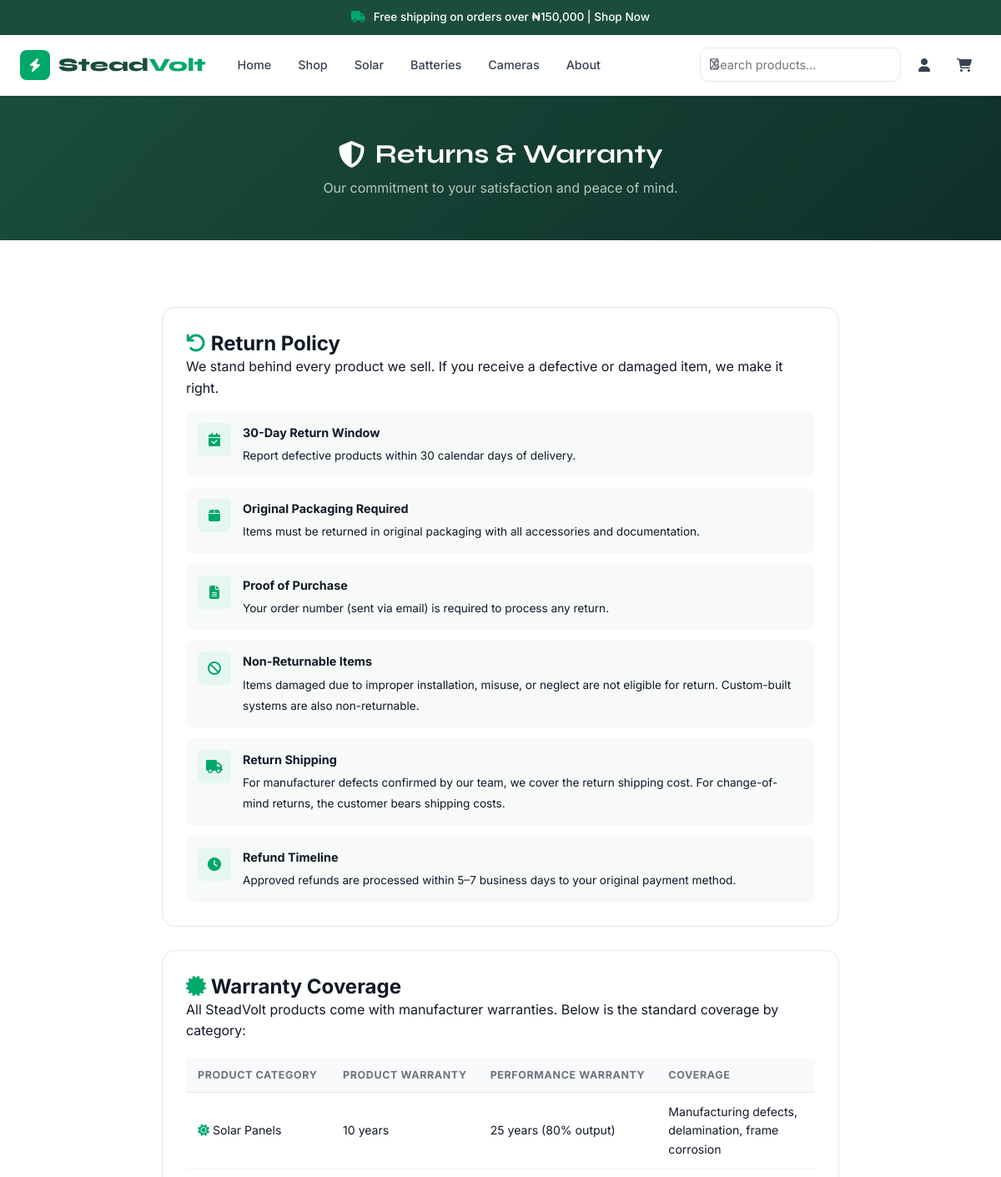
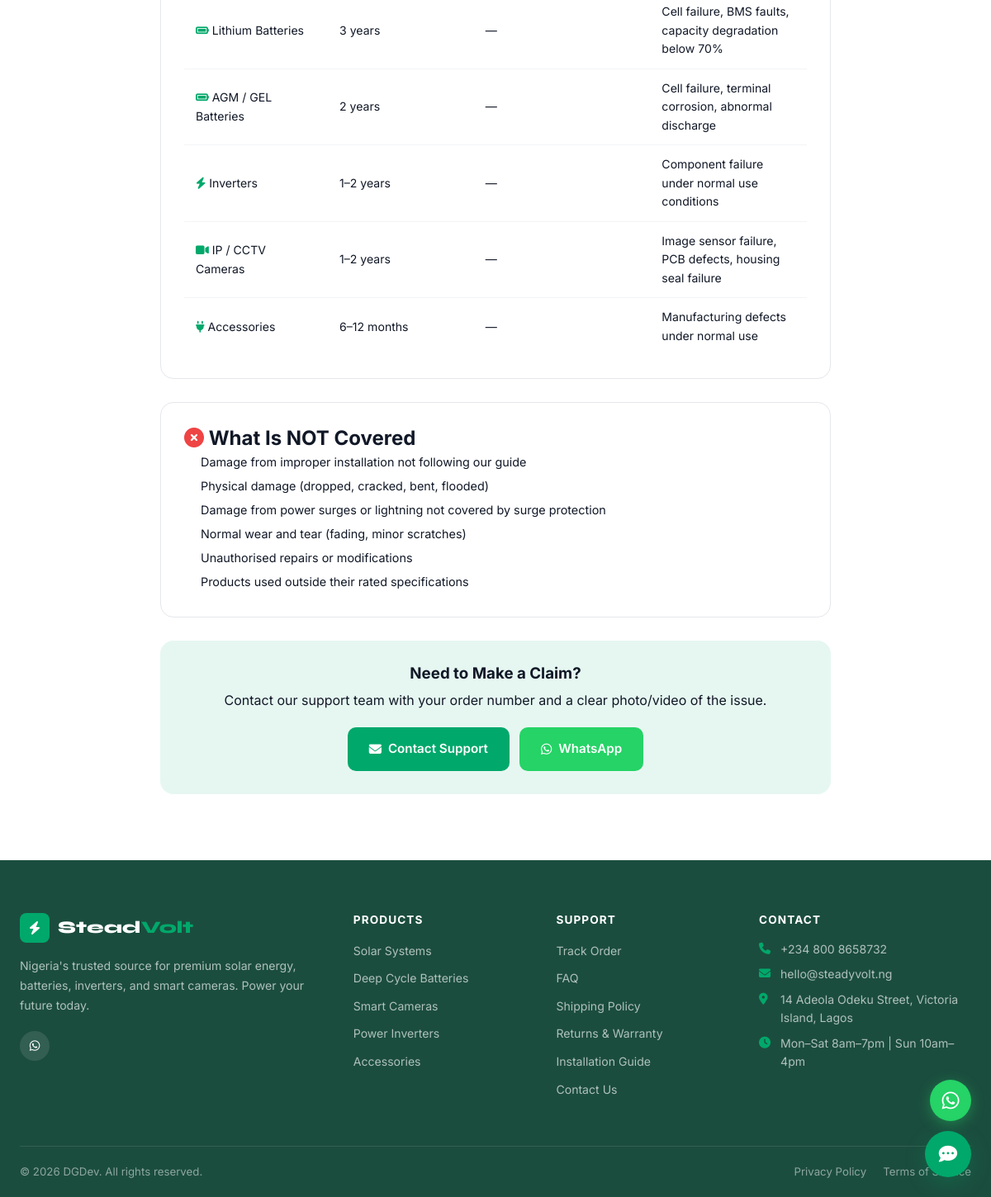
/pages/returns-warranty.php, run on the app's committed database (2 pictures, top to bottom).
### tables this page shows
CREATE TABLE settings (
  setting_key   VARCHAR(100) PRIMARY KEY,
  setting_value TEXT,
  updated_at    DATETIME DEFAULT CURRENT_TIMESTAMP ON UPDATE CURRENT_TIMESTAMP
);

### includes/db.php (called while the page is built, shortened)
<?php
class DB {
    private static ?PDO $pdo = null;
    public static function conn(): PDO {
        if (self::$pdo === null) {
            $dsn = sprintf('mysql:host=%s;dbname=%s;charset=%s', DB_HOST, DB_NAME, DB_CHARSET);
            $options = [
                PDO::ATTR_ERRMODE            => PDO::ERRMODE_EXCEPTION,
                PDO::ATTR_DEFAULT_FETCH_MODE => PDO::FETCH_ASSOC,
                PDO::ATTR_EMULATE_PREPARES   => false,
                PDO::MYSQL_ATTR_INIT_COMMAND => "SET NAMES utf8mb4 COLLATE utf8mb4_unicode_ci",
            ];
            try {
                self::$pdo = new PDO($dsn, DB_USER, DB_PASS, $options);
            } catch (PDOException $e) {
                if (APP_DEBUG) {
                    die('DB Connection failed: ' . $e->getMessage());
                }
                die('Service temporarily unavailable. Please try again later.');
            }
        }
        return self::$pdo;
    }
    public static function query(string $sql, array $params = []): PDOStatement {
        $stmt = self::conn()->prepare($sql);
        $stmt->execute($params);
        return $stmt;
    }
    public static function val(string $sql, array $params = []): mixed {
        $r = self::query($sql, $params)->fetchColumn();
        return $r === false ? null : $r;
    }
    public static function setting(string $key, mixed $default = ''): string {
        $v = self::val("SELECT setting_value FROM settings WHERE setting_key = ?", [$key]);
        return $v !== null ? $v : $default;
    }
}

### includes/functions.php (called while the page is built, shortened)
<?php
require_once __DIR__ . '/db.php';
function auth_user(): ?array {
    return $_SESSION['user'] ?? null;
}
function clean(string $str): string {
    return htmlspecialchars(trim($str), ENT_QUOTES, 'UTF-8');
}

### pages/returns-warranty.php (the view, shortened to what this page needs)
<?php
require_once dirname(__DIR__) . '/includes/functions.php';
require_once dirname(__DIR__) . '/includes/header.php';
?>
<div class="page-hero-sm">
  <div class="container"><h1><i class="fas fa-shield-alt"></i> Returns & Warranty</h1><p>Our commitment to your satisfaction and peace of mind.</p></div>
</div>
<section class="section-pad">
  <div class="container" style="max-width:860px">
    <div class="profile-card" style="margin-bottom:28px">
      <h2><i class="fas fa-undo" style="color:var(--green)"></i> Return Policy</h2>
      <p style="margin-bottom:14px;color:var(--gray-600)">We stand behind every product we sell. If you receive a defective or damaged item, we make it right.</p>
      <ul style="list-style:none;padding:0;display:flex;flex-direction:column;gap:12px">
        <?php
        $returns = [
          ['fa-calendar-check', '30-Day Return Window', 'Report defective products within 30 calendar days of delivery.'],
          ['fa-box', 'Original Packaging Required', 'Items must be returned in original packaging with all accessories and documentation.'],
          ['fa-file-alt', 'Proof of Purchase', 'Your order number (sent via email) is required to process any return.'],
          ['fa-ban', 'Non-Returnable Items', 'Items damaged due to improper installation, misuse, or neglect are not eligible for return. Custom-built systems are also non-returnable.'],
          ['fa-truck', 'Return Shipping', 'For manufacturer defects confirmed by our team, we cover the return shipping cost. For change-of-mind returns, the customer bears shipping costs.'],
          ['fa-clock', 'Refund Timeline', 'Approved refunds are processed within 5–7 business days to your original payment method.'],
        ];
        foreach ($returns as $r): ?>
        <li style="display:flex;align-items:flex-start;gap:14px;padding:14px;background:var(--off-white);border-radius:var(--radius)">
          <div style="width:40px;height:40px;border-radius:var(--radius-sm);background:var(--green-light);color:var(--green);display:flex;align-items:center;justify-content:center;flex-shrink:0">
            <i class="fas <?= $r[0] ?>"></i>
          </div>
          <div>
            <strong style="display:block;margin-bottom:3px;font-size:.9rem"><?= $r[1] ?></strong>
            <span style="font-size:.85rem;color:var(--gray-600)"><?= $r[2] ?></span>
          </div>
        </li>
        <?php endforeach; ?>
      </ul>
    </div>
    <div class="profile-card" style="margin-bottom:28px">
      <h2><i class="fas fa-certificate" style="color:var(--green)"></i> Warranty Coverage</h2>
      <p style="margin-bottom:20px;color:var(--gray-600)">All SteadVolt products come with manufacturer warranties. Below is the standard coverage by category:</p>
      <div class="table-wrap"><table class="data-table">
        <thead><tr><th>Product Category</th><th>Product Warranty</th><th>Performance Warranty</th><th>Coverage</th></tr></thead>
        <tbody>
          <tr><td><i class="fas fa-sun" style="color:var(--green)"></i> Solar Panels</td><td>10 years</td><td>25 years (80% output)</td><td>Manufacturing defects, delamination, frame corrosion</td></tr>
          <tr><td><i class="fas fa-battery-full" style="color:var(--green)"></i> Lithium Batteries</td><td>3 years</td><td>—</td><td>Cell failure, BMS faults, capacity degradation below 70%</td></tr>
          <tr><td><i class="fas fa-battery-full" style="color:var(--green)"></i> AGM / GEL Batteries</td><td>2 years</td><td>—</td><td>Cell failure, terminal corrosion, abnormal discharge</td></tr>
          <tr><td><i class="fas fa-bolt" style="color:var(--green)"></i> Inverters</td><td>1–2 years</td><td>—</td><td>Component failure under normal use conditions</td></tr>
          <tr><td><i class="fas fa-video" style="color:var(--green)"></i> IP / CCTV Cameras</td><td>1–2 years</td><td>—</td><td>Image sensor failure, PCB defects, housing seal failure</td></tr>
          <tr><td><i class="fas fa-plug" style="color:var(--green)"></i> Accessories</td><td>6–12 months</td><td>—</td><td>Manufacturing defects under normal use</td></tr>
        </tbody>
      </table></div>
    </div>
    <div class="profile-card" style="margin-bottom:28px">
      <h2><i class="fas fa-times-circle" style="color:var(--danger)"></i> What Is NOT Covered</h2>
      <ul style="color:var(--gray-600);line-height:2;padding-left:20px;font-size:.9rem">
        <li>Damage from improper installation not following our guide</li>
        <li>Physical damage (dropped, cracked, bent, flooded)</li>
        <li>Damage from power surges or lightning not covered by surge protection</li>
        <li>Normal wear and tear (fading, minor scratches)</li>
        <li>Unauthorised repairs or modifications</li>
        <li>Products used outside their rated specifications</li>
      </ul>
    </div>
    <div style="background:var(--green-light);border-radius:var(--radius-lg);padding:28px;text-align:center">
      <h3 style="margin-bottom:8px">Need to Make a Claim?</h3>
      <p style="color:var(--gray-600);margin-bottom:20px">Contact our support team with your order number and a clear photo/video of the issue.</p>
      <div style="display:flex;gap:12px;justify-content:center;flex-wrap:wrap">
        <a href="<?= BASE_URL ?>/pages/contact.php" class="btn btn-primary"><i class="fas fa-envelope"></i> Contact Support</a>
        <a href="https://wa.me/<?= preg_replace('/\D/', '', DB::setting('site_whatsapp')) ?>" target="_blank" class="btn btn-whatsapp"><i class="fab fa-whatsapp"></i> WhatsApp</a>
      </div>
    </div>
  </div>
</section>
<?php require_once dirname(__DIR__) . '/includes/footer.php'; ?>

### includes/header.php (shortened to what this page needs)
<?php
require_once __DIR__ . '/functions.php';
$announce  = DB::setting('announcement_bar', '');
$user      = auth_user();
$current   = basename($_SERVER['PHP_SELF'], '.php');
?>
<!DOCTYPE html>
<html lang="en">
<head>
    <link href="<?= BASE_URL ?>/fontawesome5/css/all.css" rel="stylesheet">
  <link rel="stylesheet" href="<?= BASE_URL ?>/assets/css/style.css"/>
</head>
<body>
<?php if ($announce): ?>
<div class="announcement-bar">
  <i class="fas fa-truck"></i> <?= clean($announce) ?>
</div>
<?php endif; ?>
<header id="header">
  <div class="container">
    <nav class="nav-inner">
      <a href="<?= BASE_URL ?>/index.php" class="nav-logo">
        <div class="logo-mark"><i class="fas fa-bolt"></i></div>
        <span>Stead<em>Volt</em></span>
      </a>
      <ul class="nav-links">
        <li><a href="<?= BASE_URL ?>/index.php" <?= $current==='index'?'class="active"':'' ?>>Home</a></li>
        <li><a href="<?= BASE_URL ?>/shop.php"   <?= $current==='shop'  ?'class="active"':'' ?>>Shop</a></li>
        <li><a href="<?= BASE_URL ?>/solar.php"  <?= $current==='solar' ?'class="active"':'' ?>>Solar</a></li>
        <li><a href="<?= BASE_URL ?>/batteries.php" <?= $current==='batteries'?'class="active"':'' ?>>Batteries</a></li>
        <li><a href="<?= BASE_URL ?>/cameras.php"   <?= $current==='cameras'  ?'class="active"':'' ?>>Cameras</a></li>
        <li><a href="<?= BASE_URL ?>/pages/about.php" <?= $current==='about'?'class="active"':'' ?>>About</a></li>
      </ul>
      <div class="nav-actions">
        <div class="search-bar" id="searchBar">
          <i class="far fa-search"></i>
          <input type="text" id="siteSearch" placeholder="Search products…" autocomplete="off"/>
        </div>
        <?php if ($user): ?>
        <div class="nav-user-dropdown">
          <button class="nav-icon-btn user-toggle" title="Account">
            <?php if ($user['avatar']): ?>
              <img src="<?= avatar_url($user['avatar']) ?>" class="nav-avatar" alt="avatar"/>
            <?php else: ?>
              <i class="fas fa-user-circle" style="font-size:1.4rem"></i>
            <?php endif; ?>
          </button>
          <div class="user-dropdown-menu">
            <div class="udm-header">
              <strong><?= clean($user['first_name'] . ' ' . $user['last_name']) ?></strong>
              <span><?= clean($user['email']) ?></span>
            </div>
            <a href="<?= BASE_URL ?>/pages/profile.php"><i class="fas fa-user"></i> My Account</a>
            <a href="<?= BASE_URL ?>/pages/profile-orders.php"><i class="fas fa-shopping-bag"></i> My Orders</a>
            <a href="<?= BASE_URL ?>/pages/profile-wishlist.php"><i class="fas fa-heart"></i> Wishlist</a>
            <?php if (is_admin()): ?>
            <a href="<?= BASE_URL ?>/admin/dashboard.php"><i class="fas fa-tachometer-alt"></i> Admin Panel</a>
            <?php endif; ?>
            <div class="udm-divider"></div>
            <a href="<?= BASE_URL ?>/api/auth.php?action=logout"><i class="fas fa-sign-out-alt"></i> Logout</a>
          </div>
        </div>
        <?php else: ?>
        <a href="<?= BASE_URL ?>/pages/login.php" class="nav-icon-btn" title="Sign In">
          <i class="fas fa-user"></i>
        </a>
        <?php endif; ?>
        <a href="<?= BASE_URL ?>/cart.php" class="nav-icon-btn cart-btn" aria-label="Cart">
          <i class="fas fa-shopping-cart"></i>
        </a>
      </div>
    </nav>
  </div>
</header>

### includes/footer.php (shortened to what this page needs)
<?php
$whatsapp         = DB::setting('site_whatsapp', '');
$site_email       = DB::setting('site_email', 'hello@steadvolt.ng');
$site_phone       = DB::setting('site_phone', '+234 800 8658732');
$site_address     = DB::setting('site_address', '14 Adeola Odeku, VI, Lagos');
?>
<footer class="site-footer">
  <div class="container">
    <div class="footer-grid">
      <div class="footer-brand">
        <a href="<?= BASE_URL ?>/index.php" class="footer-logo">
          <div class="logo-mark"><i class="fas fa-bolt"></i></div>
          <span>Stead<em>Volt</em></span>
        </a>
        <p>Nigeria's trusted source for premium solar energy, batteries, inverters, and smart cameras. Power your future today.</p>
        <div class="footer-social">
          <?php if ($whatsapp): ?><a href="https://wa.me/<?= preg_replace('/\D/', '', $whatsapp) ?>" target="_blank" aria-label="WhatsApp"><i class="fab fa-whatsapp"></i></a><?php endif; ?>
        </div>
      </div>
      <div class="footer-col">
        <h4>Products</h4>
        <ul>
          <li><a href="<?= BASE_URL ?>/solar.php">Solar Systems</a></li>
          <li><a href="<?= BASE_URL ?>/batteries.php">Deep Cycle Batteries</a></li>
          <li><a href="<?= BASE_URL ?>/cameras.php">Smart Cameras</a></li>
          <li><a href="<?= BASE_URL ?>/shop.php?cat=inverters">Power Inverters</a></li>
          <li><a href="<?= BASE_URL ?>/shop.php?cat=accessories">Accessories</a></li>
        </ul>
      </div>
      <div class="footer-col">
        <h4>Support</h4>
        <ul>
          <li><a href="<?= BASE_URL ?>/pages/track-order.php">Track Order</a></li>
          <li><a href="<?= BASE_URL ?>/pages/faq.php">FAQ</a></li>
          <li><a href="<?= BASE_URL ?>/pages/shipping-policy.php">Shipping Policy</a></li>
          <li><a href="<?= BASE_URL ?>/pages/returns-warranty.php">Returns & Warranty</a></li>
          <li><a href="<?= BASE_URL ?>/pages/installation-guide.php">Installation Guide</a></li>
          <li><a href="<?= BASE_URL ?>/pages/contact.php">Contact Us</a></li>
        </ul>
      </div>
      <div class="footer-col">
        <h4>Contact</h4>
        <ul class="footer-contact-list">
          <li><i class="fas fa-phone"></i> <a href="tel:<?= preg_replace('/\s/', '', $site_phone) ?>"><?= clean($site_phone) ?></a></li>
          <li><i class="fas fa-envelope"></i> <a href="mailto:<?= clean($site_email) ?>"><?= clean($site_email) ?></a></li>
          <li><i class="fas fa-map-marker-alt"></i> <?= clean($site_address) ?></li>
          <li><i class="fas fa-clock"></i> Mon–Sat 8am–7pm | Sun 10am–4pm</li>
        </ul>
      </div>
    </div>
    <div class="footer-bottom">
      <p>&copy; <?= date('Y') ?> DGDev. All rights reserved.</p>
      <div class="footer-bottom-links">
        <a href="<?= BASE_URL ?>/pages/privacy.php">Privacy Policy</a>
        <a href="<?= BASE_URL ?>/pages/terms.php">Terms of Service</a>
      </div>
    </div>
  </div>
</footer>
<div id="chatbotWidget" class="chatbot-widget">
  <button id="chatbotToggle" class="chatbot-toggle" aria-label="Open chat">
    <i class="fas fa-comment-dots chatbot-icon-open"></i>
  </button>
</div>
<?php if ($whatsapp): ?>
<a href="https://wa.me/<?= preg_replace('/\D/', '', $whatsapp) ?>?text=Hello+SteadVolt" class="whatsapp-float" target="_blank" aria-label="WhatsApp Chat">
  <i class="fab fa-whatsapp"></i>
</a>
<?php endif; ?>
</body>
</html>

### data on the page
settings: setting_value "Free shipping on orders over ₦150,000 | Shop Now"
settings: setting_value "+234 800 8658732"
settings: setting_value "hello@steadyvolt.ng"
settings: setting_value "14 Adeola Odeku Street, Victoria Island, Lagos"

### other printed values
$r[1] "30-Day Return Window"
$r[2] "Report defective products within 30 calendar days of delivery."
$r[1] "Original Packaging Required"
$r[2] "Items must be returned in original packaging with all accessories and documentation."
$r[1] "Proof of Purchase"
$r[2] "Your order number (sent via email) is required to process any return."
$r[1] "Non-Returnable Items"
$r[2] "Items damaged due to improper installation, misuse, or neglect are not eligible for return. Custom-built systems are also non-returnable."
$r[1] "Return Shipping"
$r[2] "For manufacturer defects confirmed by our team, we cover the return shipping cost. For change-of-mind returns, the customer bears shipping costs."
$r[1] "Refund Timeline"
$r[2] "Approved refunds are processed within 5–7 business days to your original payment method."
